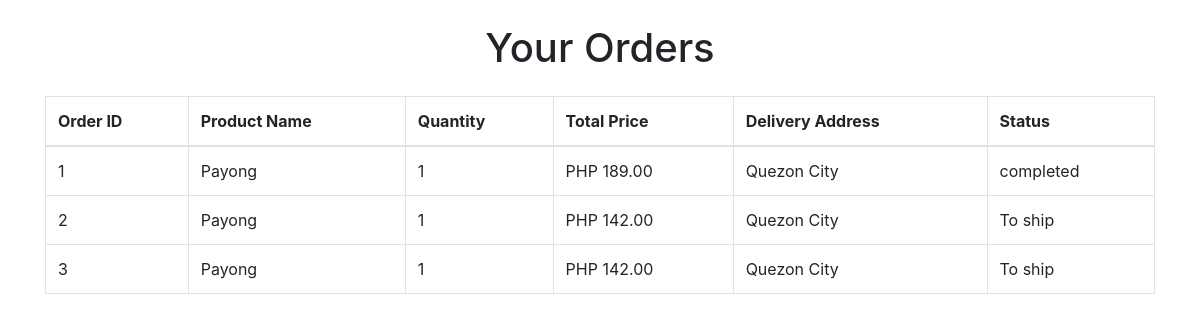
The app's page /view_userorders.php (signed in) with its own data.
### tables this page shows
CREATE TABLE `orderstb` (
  `orderId` int(11) NOT NULL,
  `productId` int(11) NOT NULL,
  `userId` int(11) NOT NULL,
  `buyerName` varchar(255) NOT NULL,
  `productName` varchar(255) NOT NULL,
  `quantity` int(11) NOT NULL,
  `totalPrice` int(11) NOT NULL,
  `deliveryAddress` varchar(255) NOT NULL,
  `status` varchar(255) NOT NULL
);

### view_userorders.php (the view, shortened to what this page needs)
<!DOCTYPE html>
<html lang="en">
<head>
    <link rel="stylesheet" href="https://maxcdn.bootstrapcdn.com/bootstrap/4.5.2/css/bootstrap.min.css">
</head>
<body>
    <div class="container">
        <h1 class="text-center my-4">Your Orders</h1>
        <table class="table table-bordered order-table">
            <thead>
                <tr>
                    <th>Order ID</th>
                    <th>Product Name</th>
                    <th>Quantity</th>
                    <th>Total Price</th>
                    <th>Delivery Address</th>
                    <th>Status</th>
                </tr>
            </thead>
            <tbody>
                <?php
                include 'db_connect.php';
                $userId = $_SESSION['userId'];
                $sql = "SELECT * FROM orderstb WHERE userId = ?";
                $stmt = $conn->prepare($sql);
                $stmt->bind_param("i", $userId);
                $stmt->execute();
                $result = $stmt->get_result();
                if ($result->num_rows > 0) {
                    while ($row = $result->fetch_assoc()) {
                        echo "<tr>";
                        echo "<td>" . htmlspecialchars($row['orderId']) . "</td>";
                        echo "<td>" . htmlspecialchars($row['productName']) . "</td>";
                        echo "<td>" . number_format($row['quantity']) . "</td>";
                        echo "<td>PHP " . number_format($row['totalPrice'], 2) . "</td>";
                        echo "<td>" . htmlspecialchars($row['deliveryAddress']) . "</td>";
                        echo "<td>" . htmlspecialchars($row['status']) . "</td>";
                        echo "</tr>";
                    }
                } else {
                    echo "<tr><td colspan='6' class='text-center'>No orders found.</td></tr>";
                }
                ?>
            </tbody>
        </table>
    </div>
</body>
</html>

### view_userorders.php (style rules this page uses)
.order-table { margin-top: 20px; }

### records on screen
orderstb: orderId "1", productName "Payong", quantity "1", totalPrice "189.00", deliveryAddress "Quezon City", status "completed"
orderstb: orderId "2", productName "Payong", quantity "1", totalPrice "142.00", deliveryAddress "Quezon City", status "To ship"
orderstb: orderId "3", productName "Payong", quantity "1", totalPrice "142.00", deliveryAddress "Quezon City", status "To ship"
